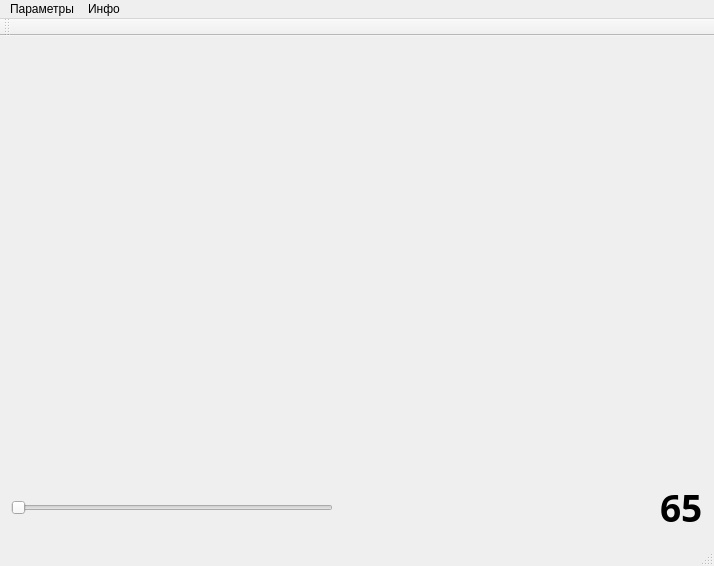
<?xml version="1.0" encoding="UTF-8"?>
<ui version="4.0">
 <class>MainWindow</class>
 <widget class="QMainWindow" name="MainWindow">
  <property name="geometry">
   <rect>
    <x>0</x>
    <y>0</y>
    <width>714</width>
    <height>566</height>
   </rect>
  </property>
  <property name="windowTitle">
   <string>Genetic Plotter</string>
  </property>
  <property name="windowIcon">
   <iconset resource="resources.qrc">
    <normaloff>:/C:/Users/User/Downloads/chart_curve.ico</normaloff>:/C:/Users/User/Downloads/chart_curve.ico</iconset>
  </property>
  <widget class="QWidget" name="centralWidget">
   <layout class="QGridLayout" name="gridLayout">
    <item row="0" column="0">
     <widget class="QCustomPlot" name="customPlot" native="true">
      <property name="sizePolicy">
       <sizepolicy hsizetype="Preferred" vsizetype="Expanding">
        <horstretch>0</horstretch>
        <verstretch>0</verstretch>
       </sizepolicy>
      </property>
     </widget>
    </item>
    <item row="1" column="0">
     <layout class="QHBoxLayout" name="horizontalLayout">
      <property name="spacing">
       <number>6</number>
      </property>
      <property name="sizeConstraint">
       <enum>QLayout::SetDefaultConstraint</enum>
      </property>
      <item>
       <widget class="QSlider" name="horizontalSlider">
        <property name="orientation">
         <enum>Qt::Horizontal</enum>
        </property>
        <property name="invertedControls">
         <bool>true</bool>
        </property>
       </widget>
      </item>
      <item>
       <spacer name="horizontalSpacer">
        <property name="orientation">
         <enum>Qt::Horizontal</enum>
        </property>
        <property name="sizeType">
         <enum>QSizePolicy::Expanding</enum>
        </property>
        <property name="sizeHint" stdset="0">
         <size>
          <width>40</width>
          <height>20</height>
         </size>
        </property>
       </spacer>
      </item>
      <item>
       <widget class="QLabel" name="label">
        <property name="font">
         <font>
          <family>Malgun Gothic</family>
          <pointsize>28</pointsize>
          <weight>75</weight>
          <bold>true</bold>
         </font>
        </property>
        <property name="text">
         <string>65</string>
        </property>
       </widget>
      </item>
     </layout>
    </item>
   </layout>
  </widget>
  <widget class="QMenuBar" name="menuBar">
   <property name="geometry">
    <rect>
     <x>0</x>
     <y>0</y>
     <width>714</width>
     <height>21</height>
    </rect>
   </property>
   <widget class="QMenu" name="menu">
    <property name="title">
     <string>Параметры</string>
    </property>
    <addaction name="action"/>
   </widget>
   <widget class="QMenu" name="menu_2">
    <property name="title">
     <string>Инфо</string>
    </property>
    <addaction name="action_2"/>
   </widget>
   <addaction name="menu"/>
   <addaction name="menu_2"/>
  </widget>
  <widget class="QToolBar" name="mainToolBar">
   <attribute name="toolBarArea">
    <enum>TopToolBarArea</enum>
   </attribute>
   <attribute name="toolBarBreak">
    <bool>false</bool>
   </attribute>
  </widget>
  <widget class="QStatusBar" name="statusBar"/>
  <action name="action">
   <property name="checkable">
    <bool>true</bool>
   </property>
   <property name="checked">
    <bool>true</bool>
   </property>
   <property name="text">
    <string>Поверх остальных окон</string>
   </property>
  </action>
  <action name="action_2">
   <property name="text">
    <string>О программе...</string>
   </property>
  </action>
 </widget>
 <layoutdefault spacing="6" margin="11"/>
 <customwidgets>
  <customwidget>
   <class>QCustomPlot</class>
   <extends>QWidget</extends>
   <header>qcustomplot.h</header>
   <container>1</container>
  </customwidget>
 </customwidgets>
 <resources>
  <include location="resources.qrc"/>
 </resources>
 <connections/>
</ui>
